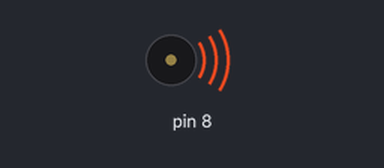
Simulated run of this sketch. Board: Arduino Uno, built with avr-gcc and run on an emulated ATmega328P. On the bench: buzzer (waves = sounding).

Above: at 0.1 s.
Timing chart, 0 to 1.6 s (numbered marks = the images above):
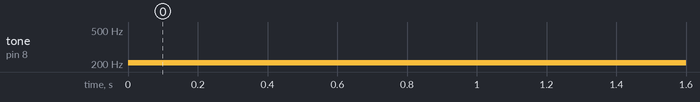

The sketch:

test.ino
```cpp
void setup() {
  // put your setup code here, to run once:
  pinMode(8, OUTPUT);
}

void loop() {
  // put your main code here, to run repeatedly:
  tone(8, 208, 4);
}
```

Measured:
- by itself, tone on pin 8: silent → 208 Hz at 0.00 s
